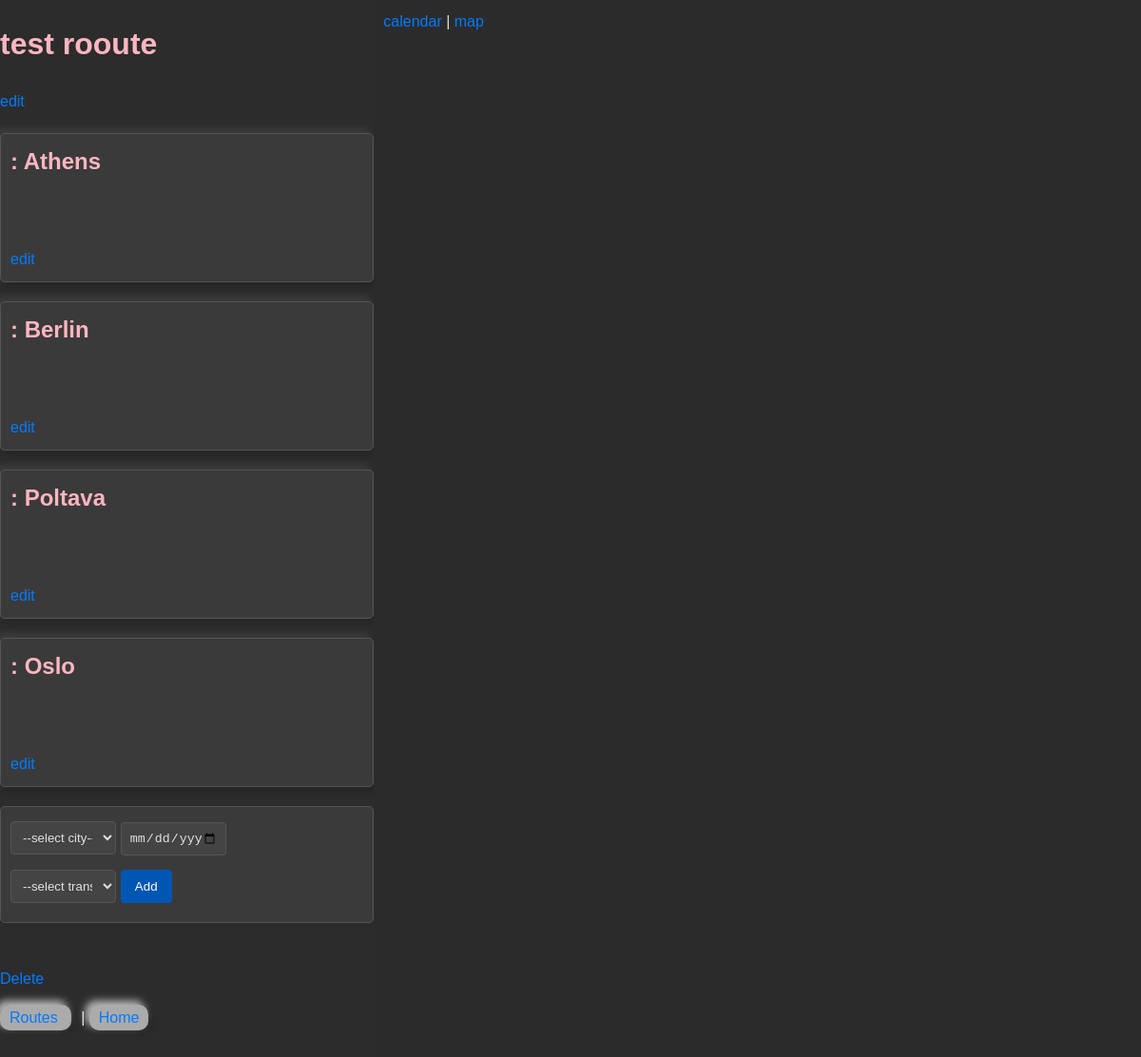
/route/3, run on the app's committed database.
### app/models/route_model.py (models this page shows, shortened)
class Route(db.Model):
    __tablename__ = 'routes'
    id = db.Column(db.Integer, primary_key=True)
    name = db.Column(db.String(100), nullable=False)
    description = db.Column(db.String(1024))

### app/models/checkpoint_model.py (models this page shows, shortened)
class Checkpoint(db.Model):
    __tablename__ = 'checkpoints'
    id = db.Column(db.Integer, primary_key=True)
    route_id = db.Column(db.Integer)
    city_id = db.Column(db.Integer)
    from_date = db.Column(db.String(100))
    to_date = db.Column(db.String(100))
    transport = db.Column(db.String(100))
    description = db.Column(db.String(1024))

### app/models/city_model.py (models this page shows, shortened)
class City(db.Model):
    __tablename__ = 'cities'
    id = db.Column(db.Integer, primary_key=True)
    name = db.Column(db.String(100), nullable=False)
    latitude = db.Column(db.Float)
    longitude = db.Column(db.Float)

### app/routes/route.py (the view)
@route_bp.route("/route/<id>")
def show(id):
    route = Route.query.get(id)
    if not route: abort(404)
    cities = City.query.all()
    checkpooints_stmt = select(Checkpoint).where(Checkpoint.route_id == route.id)
    checkpoints = [checkpoint for checkpoint in db.session.scalars(checkpooints_stmt)]
    for checkpoint in checkpoints:
        checkpoint.city = City.query.get(checkpoint.city_id)
    return render_template('route.html.j2', route=route, cities=cities, checkpoints=checkpoints, transports=transports)

### app/templates/route.html.j2 (shortened to what this page needs)
<html>
<head>
    <link rel="stylesheet" type="text/css" href="/static/route.css">
    <link href='/static/fullcalendar.css' rel='stylesheet' />
</head>
<body>
    <div style="display: flex; height: 100vh;">
        <div style="flex: 1; overflow-y: scroll;">
            <div class="trip" id="trip_{{route.id}}">
                <h1>{{route.name}}</h1>
                <a onclick="document.getElementById('edit_trip_{{route.id}}').style.display = 'block';
                        document.getElementById('trip_{{route.id}}').style.display = 'none';">edit</a>
            </div>
            <div class="checkpoints">
                {% for checkpoint in checkpoints %}
                <div class="checkpoint" id="checkpoint_{{checkpoint.id}}">
                    <h2>{{checkpoint.from_date}}: {{checkpoint.city.name}}</h2>
                    <div class="transport value">{{checkpoint.transport}}</div><br>
                    <div class="description value">{{checkpoint.description}}</div><br>
                    <a onclick="document.getElementById('edit_checkpoint_{{checkpoint.id}}').style.display = 'block';
                        document.getElementById('checkpoint_{{checkpoint.id}}').style.display = 'none';">
                        edit</a>
                </div>
                {% endfor %}
            </div>
            <form action="/checkpoint/add">
                <select name="city_id">
                    <option value="">--select city--</option>
                </select>
                <input type="date" name="date" value=""><br>
                <select name="transport">
                    <option value="">--select transport--</option>
                </select>
                <input type="submit" value="Add">
            </form>
            <br>
            <a href="/route/{{route.id}}/delete">Delete</a><br>
            <p>
                <a href="/routes">Routes </a> |
                <a href="/">Home </a><br>
            </p>
        </div>
        <div style="flex: 2; padding: 10px; background-color: #2b2b2b;">
            <div>
                <a onclick="document.getElementById('calendar').style.display = 'block';
                        document.getElementById('map').style.display = 'none';">
                    calendar
                </a>|
                <a onclick="document.getElementById('map').style.display = 'block';
                        document.getElementById('calendar').style.display = 'none';">map
                </a>
            </div>
            <div id="map" ></div>
        </div>
    </div>
</body>
</html>

### app/static/route.css (style rules this page uses)
body { font-family: Arial, sans-serif; line-height: 1.6; margin: 0; padding: 0; background-color: #f4f4f4; color: #333; }
h1, h2 { color: #444; }
a { color: #007BFF; text-decoration: none; }
form { margin-bottom: 20px; padding: 10px; background: #fff; border: 1px solid #ddd; border-radius: 5px; }
form input[type="text"], form input[type="date"], form select, form textarea { width: 30%; padding: 8px; margin: 5px 0 10px; border: 1px solid #ccc; border-radius: 4px; box-sizing: border-box; }
form input[type="submit"] { background-color: #007BFF; color: white; border: none; padding: 10px 15px; cursor: pointer; border-radius: 4px; }
.checkpoints { margin-top: 20px; }
.checkpoint { margin-bottom: 20px; padding: 10px; background: #fff; border: 1px solid #ddd; border-radius: 5px; box-shadow: 4px 4px 8px rgba(0, 0, 0, 0.2), -4px -4px 8px rgba(255, 255, 255, 0.1); transition: all 0.3s ease; }
.checkpoint h2 { margin-top: 0; }
p a { margin-right: 10px; padding: 5px 10px; border-radius: 10px; background: rgba(255, 255, 255, 0.6); box-shadow: 4px 4px 8px rgba(0, 0, 0, 0.1), -4px -4px 8px rgba(255, 255, 255, 0.7); transition: all 0.3s ease; }
body { background-color: #2c2c2c; color: #e0e0e0; }
form { background: #3a3a3a; border: 1px solid #555; }
form input[type="text"], form input[type="date"], form select, form textarea { border: 1px solid #555; background-color: #444; color: #e0e0e0; }
form select { width: 30%; }
form input[type="submit"] { background-color: #0056b3; }
.checkpoint { background: #3a3a3a; border: 1px solid #555; }
h1, h2 { color: #ffb6c1; }

### app/static/fullcalendar.css (style rules this page uses)
:root { --fc-daygrid-event-dot-width:8px }
:root { --fc-list-event-dot-width:10px;--fc-list-event-hover-bg-color:#f5f5f5 }

### app/templates/route.html.j2 (style rules this page uses)
#map { height: 100%; width: 100%; }

### data on the page
Route: name "test rooute"
Checkpoint: city.name "Athens"
Checkpoint: city.name "Berlin"
Checkpoint: city.name "Poltava"
Checkpoint: city.name "Oslo"
